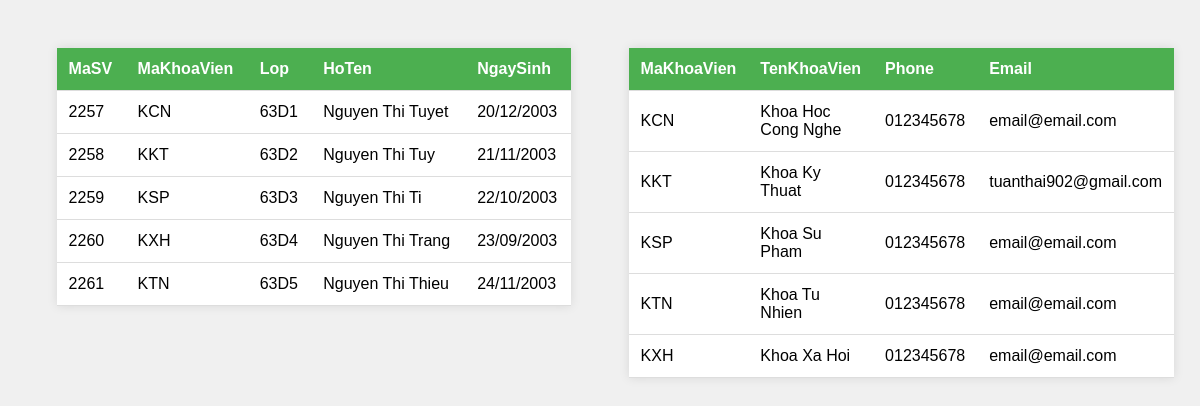
Page /DE2/bai3/HienThiTatCa.php on the committed database.
### tables this page shows
CREATE TABLE `sinhvien` (
  `MaSV` varchar(10) NOT NULL,
  `MaKhoaVien` varchar(3) DEFAULT NULL,
  `Lop` varchar(10) DEFAULT NULL,
  `HoTen` varchar(50) DEFAULT NULL,
  `NgaySinh` varchar(30) DEFAULT NULL
);

CREATE TABLE `khoavien` (
  `MaKhoaVien` varchar(3) NOT NULL,
  `TenKhoaVien` varchar(30) DEFAULT NULL,
  `Phone` varchar(10) DEFAULT NULL,
  `Email` varchar(30) DEFAULT NULL
);

### DE2/bai3/HienThiTatCa.php (the view, shortened to what this page needs)
<!DOCTYPE html>
<html lang="en">
<head>
</head>
<body>
    <div class="container">
    <?php
    $database_host = 'localhost:3301';
    $username = 'root';
    $password = 'root';
    $database_name='QuanlySV';
    $conn = mysqli_connect($database_host, $username, $password, $database_name);
    if (!$conn) {
        die("Connection failed: " . mysqli_connect_error());
    } else {
        $sql = "SELECT * FROM sinhvien";
        $result = mysqli_query($conn, $sql);
        if (mysqli_num_rows($result) > 0) {
            echo "<table>";
            echo "<tr>";
            echo "<th>MaSV</th>";
            echo "<th>MaKhoaVien</th>";
            echo "<th>Lop</th>";
            echo "<th>HoTen</th>";
            echo "<th>NgaySinh</th>";
            echo "</tr>";
            while($row = mysqli_fetch_assoc($result)) {
                echo "<tr>";
                echo "<td>".$row['MaSV']."</td>";
                echo "<td>".$row['MaKhoaVien']."</td>";
                echo "<td>".$row['Lop']."</td>";
                echo "<td>".$row['HoTen']."</td>";
                echo "<td>".$row['NgaySinh']."</td>";
                echo "</tr>";
            }
            echo "</table>";
        }
    }
    ?>
    </div>
    <div class="container">
    <?php
    $sql = "SELECT * FROM khoavien";
    $result = mysqli_query($conn, $sql);
    if (mysqli_num_rows($result) > 0) {
        echo "<table>";
        echo "<tr>";
        echo "<th>MaKhoaVien</th>";
        echo "<th>TenKhoaVien</th>";
        echo "<th>Phone</th>";
        echo "<th>Email</th>";
        echo "</tr>";
        while($row = mysqli_fetch_assoc($result)) {
            echo "<tr>";
            echo "<td>".$row['MaKhoaVien']."</td>";
            echo "<td>".$row['TenKhoaVien']."</td>";
            echo "<td>".$row['Phone']."</td>";
            echo "<td>".$row['Email']."</td>";
            echo "</tr>";
        }
        echo "</table>";
    }
    ?>
    </div>
</body>
</html>

### DE2/bai3/HienThiTatCa.php (style rules this page uses)
body { display: flex; flex-direction: row; align-items: flex-start; justify-content: space-around; color: black; font-family: Arial, sans-serif; background-color: #f0f0f0; padding: 20px; }
table { border-collapse: collapse; width: 100%; margin: 20px 0; background-color: #fff; box-shadow: 0 0 10px rgba(0, 0, 0, 0.1); }
th, td { padding: 12px; text-align: left; border-bottom: 1px solid #ddd; }
th { background-color: #4CAF50; color: white; }
.container { width: 45%; }

### rows in the picture
sinhvien: MaSV "2257", MaKhoaVien "KCN", Lop "63D1", HoTen "Nguyen Thi Tuyet", NgaySinh "20/12/2003"
sinhvien: MaSV "2258", MaKhoaVien "KKT", Lop "63D2", HoTen "Nguyen Thi Tuy", NgaySinh "21/11/2003"
sinhvien: MaSV "2259", MaKhoaVien "KSP", Lop "63D3", HoTen "Nguyen Thi Ti", NgaySinh "22/10/2003"
sinhvien: MaSV "2260", MaKhoaVien "KXH", Lop "63D4", HoTen "Nguyen Thi Trang", NgaySinh "23/09/2003"
sinhvien: MaSV "2261", MaKhoaVien "KTN", Lop "63D5", HoTen "Nguyen Thi Thieu", NgaySinh "24/11/2003"
khoavien: MaKhoaVien "KCN", TenKhoaVien "Khoa Hoc Cong Nghe", Phone "012345678", Email "email@email.com"
khoavien: MaKhoaVien "KKT", TenKhoaVien "Khoa Ky Thuat", Phone "012345678", Email "tuanthai902@gmail.com"
khoavien: MaKhoaVien "KSP", TenKhoaVien "Khoa Su Pham", Phone "012345678", Email "email@email.com"
khoavien: MaKhoaVien "KTN", TenKhoaVien "Khoa Tu Nhien", Phone "012345678", Email "email@email.com"
khoavien: MaKhoaVien "KXH", TenKhoaVien "Khoa Xa Hoi", Phone "012345678", Email "email@email.com"
